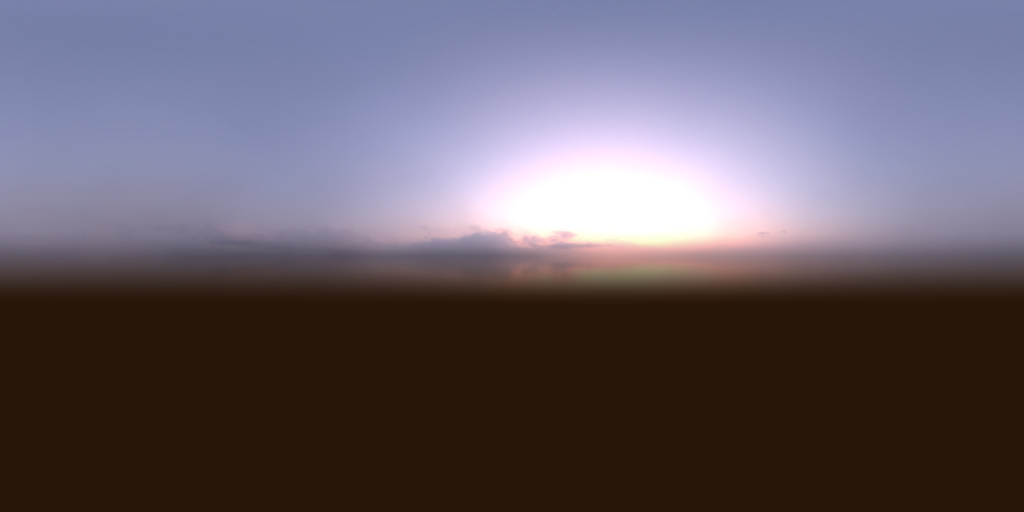
#> input picture Assets/Resources/NitroRhythm/Skies/qwantani_dusk_2_puresky.jpg, 2048 x 1024 px (shown at 1/2 size); its folder holds 4 pictures in this run
$ python skies_horizon.py
#> lines starting #> are read from the running program, lines starting #| are printed output that depends on the picture
#!/usr/bin/env python3
"""Oscurece el hemisferio inferior de los cielos panorámicos (los dominios flotan en el vacío).

Ejecutar DESPUÉS de hdr_to_jpg.py (no es idempotente: parte de los JPG recién exportados).
"""
import os

from PIL import Image

ROOT = os.path.normpath(os.path.join(os.path.dirname(os.path.abspath(__file__)), "..", ".."))
SKIES = os.path.join(ROOT, "Assets", "Resources", "NitroRhythm", "Skies")

# archivo -> (color del vacío, fracción de altura donde empieza a oscurecer, fracción donde ya es 100 %)
CONFIG = {
    "qwantani_dusk_2_puresky": ((40, 22, 8), 0.46, 0.60),
    "kloppenheim_07_puresky": ((6, 12, 30), 0.47, 0.60),
}

for name, (ground, start, full) in CONFIG.items():
    path = os.path.join(SKIES, name + ".jpg")
    im = Image.open(path).convert("RGB")
#> im is the input picture: PIL image 2048x1024 RGB; mean R, G, B 101.1, 92, 101.6
    w, h = im.size
#> w = 2048; h = 1024
    px = im.load()
    for y in range(h):
        t = (y / h - start) / max(0.001, full - start)
        t = max(0.0, min(1.0, t))
        t = t * t * (3 - 2 * t)
        if t <= 0:
            continue
        for x in range(w):
            r, g, b = px[x, y]
            px[x, y] = (int(r + (ground[0] - r) * t), int(g + (ground[1] - g) * t), int(b + (ground[2] - b) * t))
    im.save(path, quality=90)
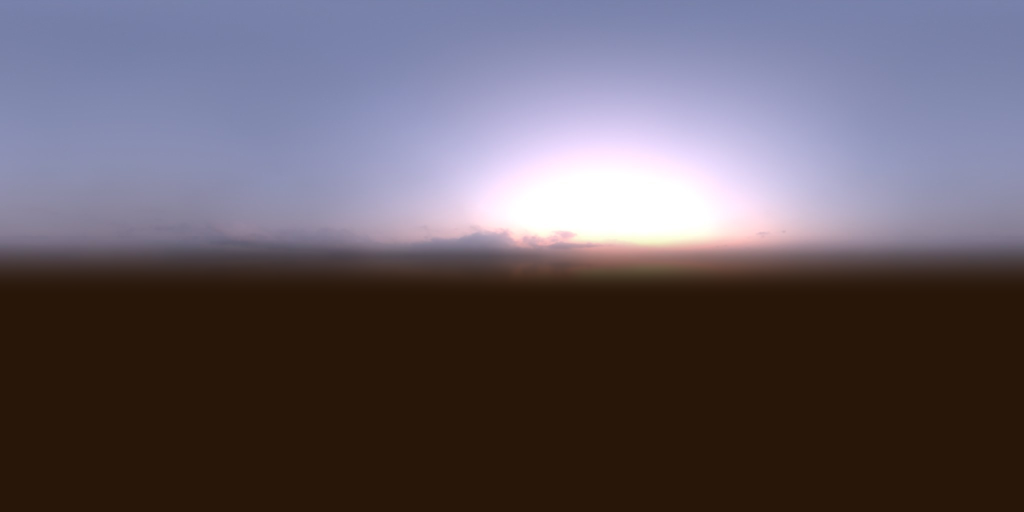
#> saved as qwantani_dusk_2_puresky.jpg: PIL image 2048x1024 RGB (shown at 1/2 size); mean R, G, B 99, 89.9, 99
    print("OK", name)
